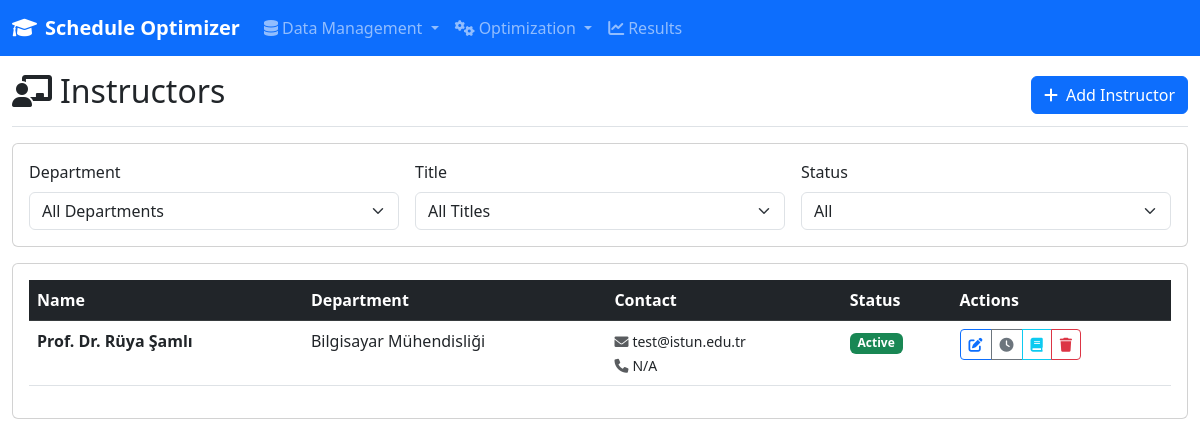
Page /data/instructors on the committed database.
### models/database.py (models this page shows, shortened)
class Instructor(db.Model):
    __tablename__ = 'instructors'
    id = db.Column(db.Integer, primary_key=True)
    name = db.Column(db.String(200), nullable=False)
    employee_id = db.Column(db.String(50), nullable=True, unique=True)  # Personel numarası
    email = db.Column(db.String(200), nullable=True)
    phone = db.Column(db.String(20), nullable=True)
    title = db.Column(db.String(50), nullable=True)
    academic_degree = db.Column(db.String(50), nullable=True)  # PhD, MSc, BSc
    department_id = db.Column(db.Integer, db.ForeignKey('departments.id'), nullable=False)
    office_location = db.Column(db.String(100), nullable=True)  # Ofis konumu
    specialization = db.Column(JSON, nullable=True)  # Uzmanlık alanları
    languages = db.Column(JSON, nullable=True)  # Konuştuğu diller
    max_daily_hours = db.Column(db.Integer, nullable=False, default=8)
    max_weekly_hours = db.Column(db.Integer, nullable=False, default=30)
    preferred_days = db.Column(JSON, nullable=True)  # Tercih ettiği günler
    preferred_times = db.Column(JSON, nullable=True)  # Tercih ettiği saatler
    availability = db.Column(JSON, nullable=False)  # 10x5 matrix (saat x gün)
    overtime_rate = db.Column(db.Float, nullable=True)  # Fazla mesai ücreti
    contract_type = db.Column(db.String(50), nullable=False, default='Full-time')  # Full-time, Part-time, Visiting
    start_date = db.Column(db.DateTime, nullable=True)  # İşe başlama tarihi
    end_date = db.Column(db.DateTime, nullable=True)  # Sözleşme bitiş tarihi
    sabbatical_periods = db.Column(JSON, nullable=True)  # Araştırma izni dönemleri
    teaching_load_factor = db.Column(db.Float, nullable=False, default=1.0)  # Ders yükü katsayısı
    research_activities = db.Column(JSON, nullable=True)  # Araştırma faaliyetleri
    is_active = db.Column(db.Boolean, nullable=False, default=True)
    is_available = db.Column(db.Boolean, nullable=False, default=True)
    created_at = db.Column(db.DateTime, default=datetime.utcnow)
    updated_at = db.Column(db.DateTime, default=datetime.utcnow, onupdate=datetime.utcnow)
    lesson_assignments = db.relationship('InstructorLesson', backref='instructor_ref', lazy=True, cascade='all, delete-orphan')

class Department(db.Model):
    __tablename__ = 'departments'
    id = db.Column(db.Integer, primary_key=True)
    name = db.Column(db.String(200), nullable=False, unique=True)
    code = db.Column(db.String(10), nullable=False, unique=True)  # Bölüm kodu (CS, EE, etc.)
    num_grades = db.Column(db.Integer, nullable=False)
    head_of_department = db.Column(db.String(200), nullable=True)  # Bölüm başkanı
    building = db.Column(db.String(100), nullable=True)  # Ana bina
    floor = db.Column(db.Integer, nullable=True)  # Ana kat
    phone = db.Column(db.String(20), nullable=True)
    email = db.Column(db.String(200), nullable=True)
    is_active = db.Column(db.Boolean, default=True)
    created_at = db.Column(db.DateTime, default=datetime.utcnow)
    updated_at = db.Column(db.DateTime, default=datetime.utcnow, onupdate=datetime.utcnow)
    lessons = db.relationship('Lesson', backref='department_ref', lazy=True, cascade='all, delete-orphan')
    instructors = db.relationship('Instructor', backref='department_ref', lazy=True, cascade='all, delete-orphan')

### routes/data_entry.py (the view)
@data_entry_bp.route('/instructors')
def instructors():
    dept_id = request.args.get('department_id', type=int)
    title = request.args.get('title')
    is_active = request.args.get('is_active')
    query = Instructor.query
    if dept_id:
        query = query.filter_by(department_id=dept_id)
    if title:
        query = query.filter_by(title=title)
    if is_active is not None:
        query = query.filter_by(is_active=is_active == 'true')
    instructors = query.order_by(Instructor.department_id, Instructor.title, Instructor.name).all()
    departments = Department.query.order_by(Department.name).all()
    titles = db.session.query(distinct(Instructor.title)).filter(Instructor.title.isnot(None)).all()
    available_titles = [t[0] for t in titles]
    return render_template('data_entry/instructors.html',
                         instructors=instructors,
                         departments=departments,
                         available_titles=available_titles,
                         selected_dept=dept_id,
                         selected_title=title,
                         selected_active=is_active)

### templates/data_entry/instructors.html (shortened to what this page needs)
{% extends "base.html" %}
{% block content %}
<div class="col-12">
    <div class="d-flex justify-content-between flex-wrap flex-md-nowrap align-items-center pt-3 pb-2 mb-3 border-bottom">
        <h1 class="h2">
            <i class="fas fa-chalkboard-teacher me-2"></i>Instructors
        </h1>
        <a href="{{ url_for('data_entry.create_instructor') }}" class="btn btn-primary">
            <i class="fas fa-plus me-2"></i>Add Instructor
        </a>
    </div>
    <div class="card mb-3">
        <div class="card-body">
            <form method="GET" class="row g-3">
                <div class="col-md-4">
                    <label for="department_id" class="form-label">Department</label>
                    <select class="form-select" name="department_id" onchange="this.form.submit()">
                        <option value="">All Departments</option>
                    </select>
                </div>
                <div class="col-md-4">
                    <label for="title" class="form-label">Title</label>
                    <select class="form-select" name="title" onchange="this.form.submit()">
                        <option value="">All Titles</option>
                    </select>
                </div>
                <div class="col-md-4">
                    <label for="is_active" class="form-label">Status</label>
                    <select class="form-select" name="is_active" onchange="this.form.submit()">
                        <option value="">All</option>
                    </select>
                </div>
            </form>
        </div>
    </div>
    <div class="card">
        <div class="card-body">
            {% if instructors %}
                <div class="table-responsive">
                    <table class="table table-hover">
                        <thead class="table-dark">
                            <tr>
                                <th>Name</th>
                                <th>Department</th>
                                <th>Contact</th>
                                <th>Status</th>
                                <th>Actions</th>
                            </tr>
                        </thead>
                        <tbody>
                            {% for instructor in instructors %}
                            <tr>
                                <td>
                                    <strong>{{ instructor.title }} {{ instructor.name }}</strong>
                                    <br>
                                </td>
                                <td>{{ instructor.department_ref.name }}</td>
                                <td>
                                    <small>
                                        <i class="fas fa-envelope text-muted me-1"></i>{{ instructor.email or 'N/A' }}
                                        <br>
                                        <i class="fas fa-phone text-muted me-1"></i>{{ instructor.phone or 'N/A' }}
                                    </small>
                                </td>
                                <td>
                                    {% if instructor.is_active %}
                                        <span class="badge bg-success">Active</span>
                                    {% else %}
                                        <span class="badge bg-danger">Inactive</span>
                                    {% endif %}
                                </td>
                                <td>
                                    <div class="btn-group btn-group-sm">
                                        <a href="{{ url_for('data_entry.edit_instructor', instructor_id=instructor.id) }}"
                                           class="btn btn-outline-primary" title="Edit Basic Info">
                                            <i class="fas fa-edit"></i>
                                        </a>
                                        <a href="{{ url_for('data_entry.edit_instructor_availability', instructor_id=instructor.id) }}"
                                           class="btn btn-outline-secondary" title="Set Availability">
                                            <i class="fas fa-clock"></i>
                                        </a>
                                        <a href="{{ url_for('data_entry.instructor_lessons', instructor_id=instructor.id) }}"
                                           class="btn btn-outline-info" title="Manage Lessons">
                                             <i class="fas fa-book"></i>
                                        </a>
                                        <button type="button" class="btn btn-outline-danger"
                                                onclick="confirmDelete('{{ instructor.name }}', '{{ url_for('data_entry.delete_instructor', instructor_id=instructor.id) }}')">
                                            <i class="fas fa-trash"></i>
                                        </button>
                                    </div>
                                </td>
                            </tr>
                            {% endfor %}
                        </tbody>
                    </table>
                </div>
            {% endif %}
        </div>
    </div>
</div>
{% endblock %}

### rows in the picture
Instructor: title "Prof. Dr.", name "Rüya Şamlı", department_ref.name "Bilgisayar Mühendisliği", email "test@istun.edu.tr", phone "N/A", is_active "Active"
